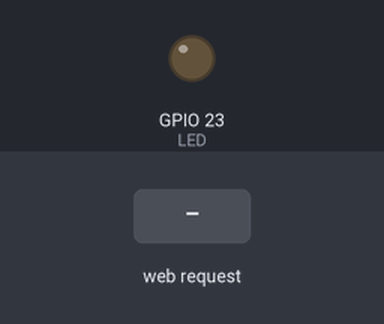
Recording of a sketch running on a simulated ESP32. Shown: output pins drawn as LEDs (lit = HIGH). Inputs (shaded band) come from the test bench. WiFi joins after 1.5 s; servers stay silent unless stated; what the sketch prints to the serial monitor is not drawn.

Above: at 4.7 s.
4.8 s: HTTP request GET /on received
At 5.3 s:
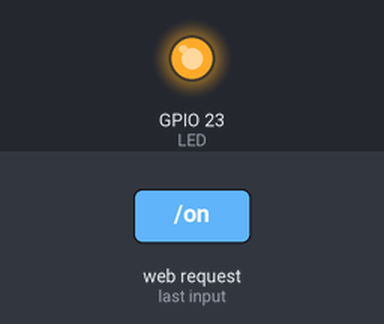
6.3 s: HTTP request GET /off received
At 7.6 s:
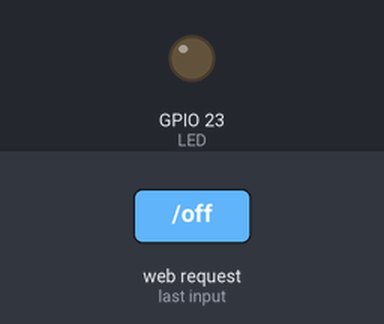
Timing chart, 0 to 9.3 s (numbered marks = the images above; inputs shaded):
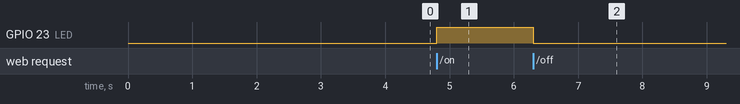

The sketch:

light_switch.ino
```cpp
#include <ESPAsyncWebSrv.h>
#include <WiFi.h>

const char* ssid = "raspberrySmarthome";
const char* password = "huu1vi9doL";
#define LED 23

IPAddress local_IP(192,168,200,6);
IPAddress gateway(192,168,200,1);
IPAddress subnet(255,255,255,0);

int state = 0;

AsyncWebServer webserver(80);

void setup(){
  Serial.begin(9600);
  pinMode(LED, OUTPUT);
  delay(1000);

  if(!WiFi.config(local_IP,gateway,subnet)){
    Serial.println("STA failed to configure");
  }

  WiFi.mode(WIFI_OFF);
  delay(1000);
  WiFi.mode(WIFI_STA);

  WiFi.begin(ssid,password);
  Serial.println("\nConnecting");

  while(WiFi.status() != WL_CONNECTED){
    Serial.print(".");
    delay(100);
  }
  webserver.on("/status",HTTP_GET, [](AsyncWebServerRequest * request) {
    String temp_res ="{\"status\":";
    temp_res += state;
    temp_res += "}";

    request->send(200, "application/json", temp_res);

  });

  webserver.on("/on",HTTP_GET, [](AsyncWebServerRequest * request) {
    state = 1;
    String temp_res ="{\"status\":";
    temp_res += state;
    temp_res += "}";
    digitalWrite(LED,HIGH);
    request->send(200, "application/json", temp_res);

  });

    webserver.on("/off",HTTP_GET, [](AsyncWebServerRequest * request) {
    state = 0;
    String temp_res ="{\"status\":";
    temp_res += state;
    temp_res += "}";
    digitalWrite(LED,LOW);
    request->send(200, "application/json", temp_res);

  });
  webserver.begin();
}
void loop(){

}
```

Measured:
- after the input at 4.8 s, GPIO 23 (LED): LOW → HIGH at once
- after the input at 6.3 s, GPIO 23 (LED): HIGH → LOW at once
